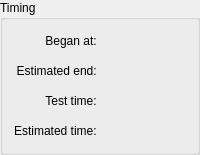
          <widget class="QGroupBox" name="groupBox_5">
           <property name="sizePolicy">
            <sizepolicy hsizetype="Preferred" vsizetype="Maximum">
             <horstretch>0</horstretch>
             <verstretch>0</verstretch>
            </sizepolicy>
           </property>
           <property name="title">
            <string>Timing</string>
           </property>
           <layout class="QVBoxLayout" name="verticalLayout_15">
            <item>
             <layout class="QGridLayout" name="gridLayout_7">
              <property name="spacing">
               <number>0</number>
              </property>
              <item row="2" column="0">
               <widget class="QLabel" name="finished_name_lbl">
                <property name="minimumSize">
                 <size>
                  <width>0</width>
                  <height>20</height>
                 </size>
                </property>
                <property name="text">
                 <string>Estimated end: </string>
                </property>
                <property name="alignment">
                 <set>Qt::AlignRight|Qt::AlignTrailing|Qt::AlignVCenter</set>
                </property>
               </widget>
              </item>
              <item row="2" column="1" colspan="2">
               <widget class="QLabel" name="parTimeLblEstEnd">
                <property name="sizePolicy">
                 <sizepolicy hsizetype="Maximum" vsizetype="Preferred">
                  <horstretch>0</horstretch>
                  <verstretch>0</verstretch>
                 </sizepolicy>
                </property>
                <property name="text">
                 <string/>
                </property>
               </widget>
              </item>
              <item row="5" column="0" colspan="3">
               <spacer name="horizontalSpacer_4">
                <property name="orientation">
                 <enum>Qt::Vertical</enum>
                </property>
                <property name="sizeType">
                 <enum>QSizePolicy::Maximum</enum>
                </property>
                <property name="sizeHint" stdset="0">
                 <size>
                  <width>10</width>
                  <height>10</height>
                 </size>
                </property>
               </spacer>
              </item>
              <item row="1" column="0" colspan="3">
               <spacer name="horizontalSpacer_8">
                <property name="orientation">
                 <enum>Qt::Vertical</enum>
                </property>
                <property name="sizeType">
                 <enum>QSizePolicy::Maximum</enum>
                </property>
                <property name="sizeHint" stdset="0">
                 <size>
                  <width>10</width>
                  <height>10</height>
                 </size>
                </property>
               </spacer>
              </item>
              <item row="4" column="0" alignment="Qt::AlignRight">
               <widget class="QLabel" name="label_37">
                <property name="sizePolicy">
                 <sizepolicy hsizetype="Maximum" vsizetype="Preferred">
                  <horstretch>0</horstretch>
                  <verstretch>0</verstretch>
                 </sizepolicy>
                </property>
                <property name="minimumSize">
                 <size>
                  <width>0</width>
                  <height>20</height>
                 </size>
                </property>
                <property name="text">
                 <string>Test time: </string>
                </property>
                <property name="alignment">
                 <set>Qt::AlignRight|Qt::AlignTrailing|Qt::AlignVCenter</set>
                </property>
               </widget>
              </item>
              <item row="0" column="0">
               <widget class="QLabel" name="label_40">
                <property name="minimumSize">
                 <size>
                  <width>0</width>
                  <height>20</height>
                 </size>
                </property>
                <property name="text">
                 <string>Began at: </string>
                </property>
                <property name="alignment">
                 <set>Qt::AlignRight|Qt::AlignTrailing|Qt::AlignVCenter</set>
                </property>
               </widget>
              </item>
              <item row="6" column="1" colspan="2">
               <widget class="QLabel" name="parTimeLblEstTime">
                <property name="sizePolicy">
                 <sizepolicy hsizetype="Maximum" vsizetype="Preferred">
                  <horstretch>0</horstretch>
                  <verstretch>0</verstretch>
                 </sizepolicy>
                </property>
                <property name="text">
                 <string/>
                </property>
               </widget>
              </item>
              <item row="4" column="1" colspan="2">
               <widget class="QLabel" name="parTimeLblTestTime">
                <property name="sizePolicy">
                 <sizepolicy hsizetype="Maximum" vsizetype="Preferred">
                  <horstretch>0</horstretch>
                  <verstretch>0</verstretch>
                 </sizepolicy>
                </property>
                <property name="text">
                 <string/>
                </property>
               </widget>
              </item>
              <item row="0" column="1" colspan="2">
               <widget class="QLabel" name="parTimeLblBeg">
                <property name="sizePolicy">
                 <sizepolicy hsizetype="Maximum" vsizetype="Preferred">
                  <horstretch>0</horstretch>
                  <verstretch>0</verstretch>
                 </sizepolicy>
                </property>
                <property name="text">
                 <string/>
                </property>
               </widget>
              </item>
              <item row="6" column="0">
               <widget class="QLabel" name="label_36">
                <property name="sizePolicy">
                 <sizepolicy hsizetype="Maximum" vsizetype="Preferred">
                  <horstretch>0</horstretch>
                  <verstretch>0</verstretch>
                 </sizepolicy>
                </property>
                <property name="minimumSize">
                 <size>
                  <width>0</width>
                  <height>20</height>
                 </size>
                </property>
                <property name="text">
                 <string>Estimated time: </string>
                </property>
                <property name="alignment">
                 <set>Qt::AlignRight|Qt::AlignTrailing|Qt::AlignVCenter</set>
                </property>
               </widget>
              </item>
              <item row="3" column="0" colspan="3">
               <spacer name="horizontalSpacer_7">
                <property name="orientation">
                 <enum>Qt::Vertical</enum>
                </property>
                <property name="sizeType">
                 <enum>QSizePolicy::Maximum</enum>
                </property>
                <property name="sizeHint" stdset="0">
                 <size>
                  <width>10</width>
                  <height>10</height>
                 </size>
                </property>
               </spacer>
              </item>
             </layout>
            </item>
           </layout>
          </widget>
